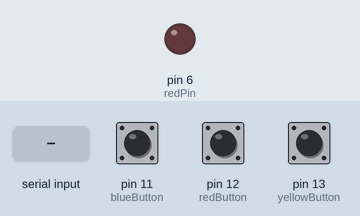
Simulated run of this sketch. Board: Arduino Uno, built with avr-gcc and run on an emulated ATmega328P. On the bench: output pins drawn as LEDs (lit = HIGH). Inputs (shaded band) come from the test bench; at power-on: pin 11 (blueButton) LOW, pin 12 (redButton) LOW, pin 13 (yellowButton) LOW. What the sketch prints to the serial monitor is not drawn.

Above: at 1.2 s.
1.3 s: "H" received over Serial
At 1.9 s:
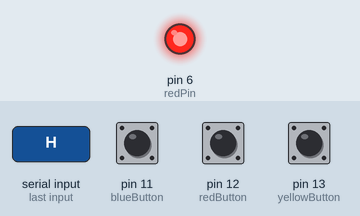
2.8 s: "L" received over Serial
At 3.3 s:
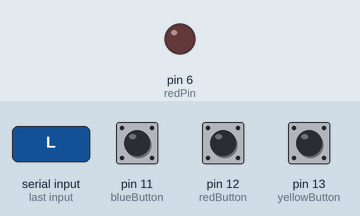
Timing chart, 0 to 5.8 s (numbered marks = the images above; inputs shaded):
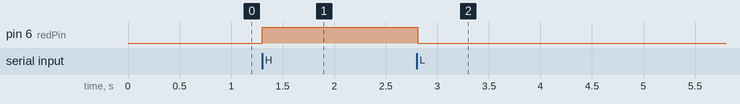

Measured:
- after the input at 1.3 s, pin 6 (redPin): LOW → HIGH at once
- after the input at 2.8 s, pin 6 (redPin): HIGH → LOW at once

The sketch:

finalProject.ino
```cpp
//IM Assignment Final: Grow a plant
//Kyrie Park
//Description:
//This is a simple game to grow a plant by giving water, sunlight and killing bugs that are randomly made during the game is run. There is not ending for this
//game, and it will only end if the plant is out of leaves which is caused due to increasing bugs. There will be three buttons, yellow, red and blue where each
//represents giving sunlight, killing bugs, and giving water.

//===================================================================================================================================

//Global variables
const int yellowButton = 13;    //yellow button
const int redButton = 12;  //red button
const int blueButton = 11;   //blue button
const int redPin = 6; // the pin that the LED is attached to
int incomingByte;      // a variable to read incoming serial data into

void setup() {
  // initialize the serial communication:
  Serial.begin(9600);
  // initialize the LED pin as an output:
  pinMode(redPin, OUTPUT);
}

void loop() {
  // print all serials in one line where each values are seperated by commas.
  // each line represents all values in each loop
  Serial.print(digitalRead(yellowButton));
  Serial.print(",");
  Serial.print(digitalRead(redButton));
  Serial.print(",");
  Serial.println(digitalRead(blueButton));

  // see if there's incoming serial data:
  if (Serial.available() > 0) {
    // read the oldest byte in the serial buffer:
    incomingByte = Serial.read();
    // if it's a capital H (ASCII 72), turn on the LED:
    if (incomingByte == 'H') {
      digitalWrite(redPin, HIGH);
    }
    // if it's an L (ASCII 76) turn off the LED:
    if (incomingByte == 'L') {
      digitalWrite(redPin, LOW);
    }
  }

}
```
